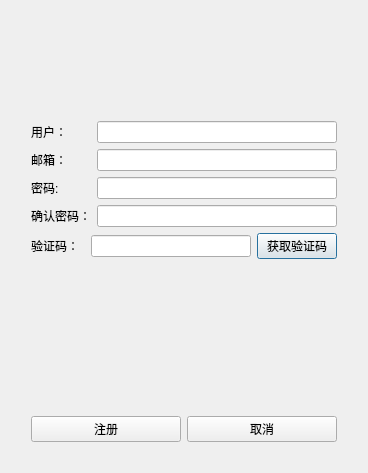
<?xml version="1.0" encoding="UTF-8"?>
<ui version="4.0">
 <class>RegisterDlgClass</class>
 <widget class="QDialog" name="RegisterDlgClass">
  <property name="geometry">
   <rect>
    <x>0</x>
    <y>0</y>
    <width>368</width>
    <height>473</height>
   </rect>
  </property>
  <property name="windowTitle">
   <string>RegisterDlg</string>
  </property>
  <layout class="QVBoxLayout" name="verticalLayout" stretch="2,8">
   <item>
    <spacer name="verticalSpacer_2">
     <property name="orientation">
      <enum>Qt::Orientation::Vertical</enum>
     </property>
     <property name="sizeHint" stdset="0">
      <size>
       <width>20</width>
       <height>40</height>
      </size>
     </property>
    </spacer>
   </item>
   <item>
    <layout class="QVBoxLayout" name="layout_main" stretch="2,2,2,2,2,3,2">
     <property name="leftMargin">
      <number>20</number>
     </property>
     <property name="topMargin">
      <number>20</number>
     </property>
     <property name="rightMargin">
      <number>20</number>
     </property>
     <property name="bottomMargin">
      <number>20</number>
     </property>
     <item>
      <layout class="QHBoxLayout" name="layout_user" stretch="2,8">
       <item>
        <widget class="QLabel" name="label_user">
         <property name="text">
          <string>用户：</string>
         </property>
        </widget>
       </item>
       <item>
        <widget class="QLineEdit" name="lineEdit_user"/>
       </item>
      </layout>
     </item>
     <item>
      <layout class="QHBoxLayout" name="layout_email" stretch="2,8">
       <item>
        <widget class="QLabel" name="lable_email">
         <property name="text">
          <string>邮箱：</string>
         </property>
        </widget>
       </item>
       <item>
        <widget class="QLineEdit" name="lineEdit_emal"/>
       </item>
      </layout>
     </item>
     <item>
      <layout class="QHBoxLayout" name="layout_password" stretch="2,8">
       <item>
        <widget class="QLabel" name="label_password">
         <property name="text">
          <string>密码:</string>
         </property>
        </widget>
       </item>
       <item>
        <widget class="QLineEdit" name="lineEdit_password"/>
       </item>
      </layout>
     </item>
     <item>
      <layout class="QHBoxLayout" name="layout_confirm" stretch="2,8">
       <item>
        <widget class="QLabel" name="label_confirm">
         <property name="text">
          <string>确认密码：</string>
         </property>
        </widget>
       </item>
       <item>
        <widget class="QLineEdit" name="lineEdit_confirm"/>
       </item>
      </layout>
     </item>
     <item>
      <layout class="QHBoxLayout" name="layout_varify" stretch="2,6,2">
       <item>
        <widget class="QLabel" name="label_varify">
         <property name="text">
          <string>验证码：</string>
         </property>
        </widget>
       </item>
       <item>
        <widget class="QLineEdit" name="lineEdit_varify"/>
       </item>
       <item>
        <widget class="QPushButton" name="pushButton">
         <property name="text">
          <string>获取验证码</string>
         </property>
        </widget>
       </item>
      </layout>
     </item>
     <item>
      <spacer name="verticalSpacer">
       <property name="orientation">
        <enum>Qt::Orientation::Vertical</enum>
       </property>
       <property name="sizeHint" stdset="0">
        <size>
         <width>20</width>
         <height>40</height>
        </size>
       </property>
      </spacer>
     </item>
     <item>
      <layout class="QHBoxLayout" name="layout_operation">
       <item>
        <widget class="QPushButton" name="button_register">
         <property name="text">
          <string>注册</string>
         </property>
        </widget>
       </item>
       <item>
        <widget class="QPushButton" name="button_cancel">
         <property name="text">
          <string>取消</string>
         </property>
        </widget>
       </item>
      </layout>
     </item>
    </layout>
   </item>
  </layout>
 </widget>
 <layoutdefault spacing="6" margin="11"/>
 <resources/>
 <connections/>
</ui>
